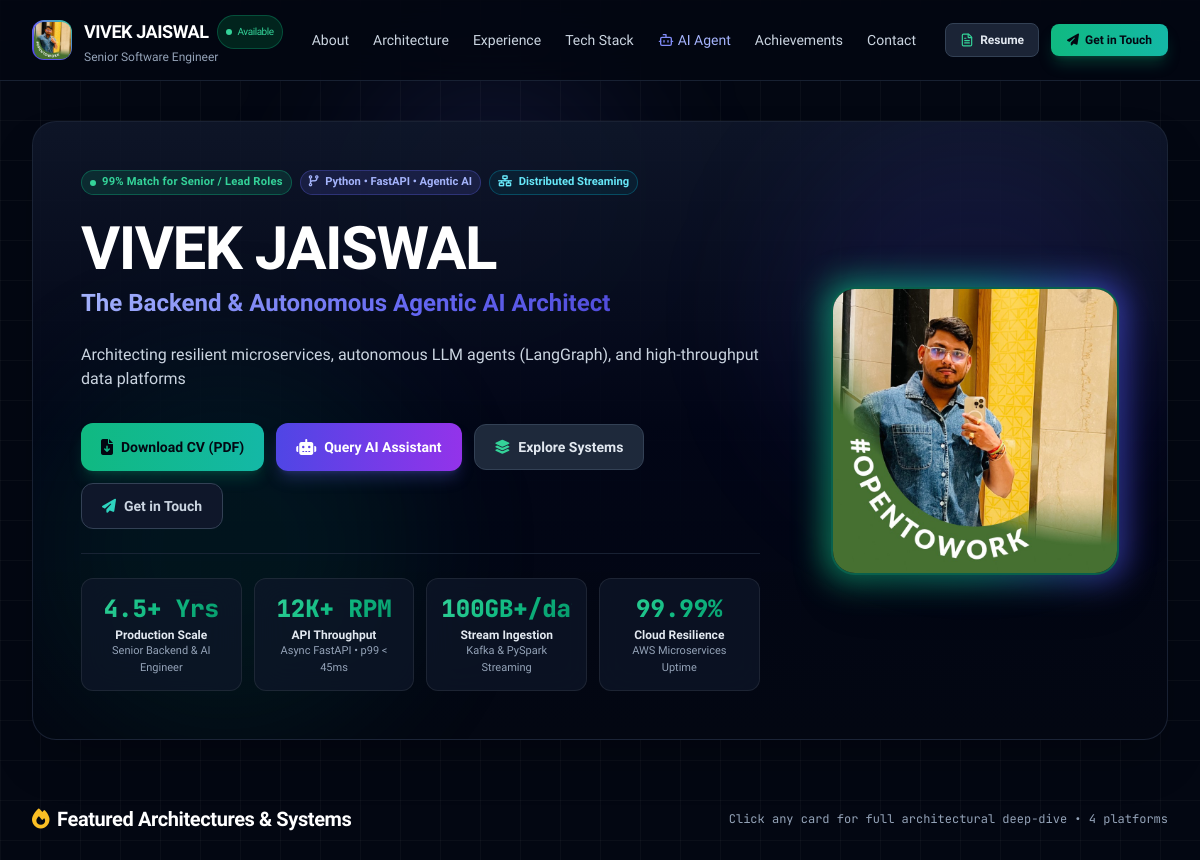
Before: / (upper part) with the older database file.
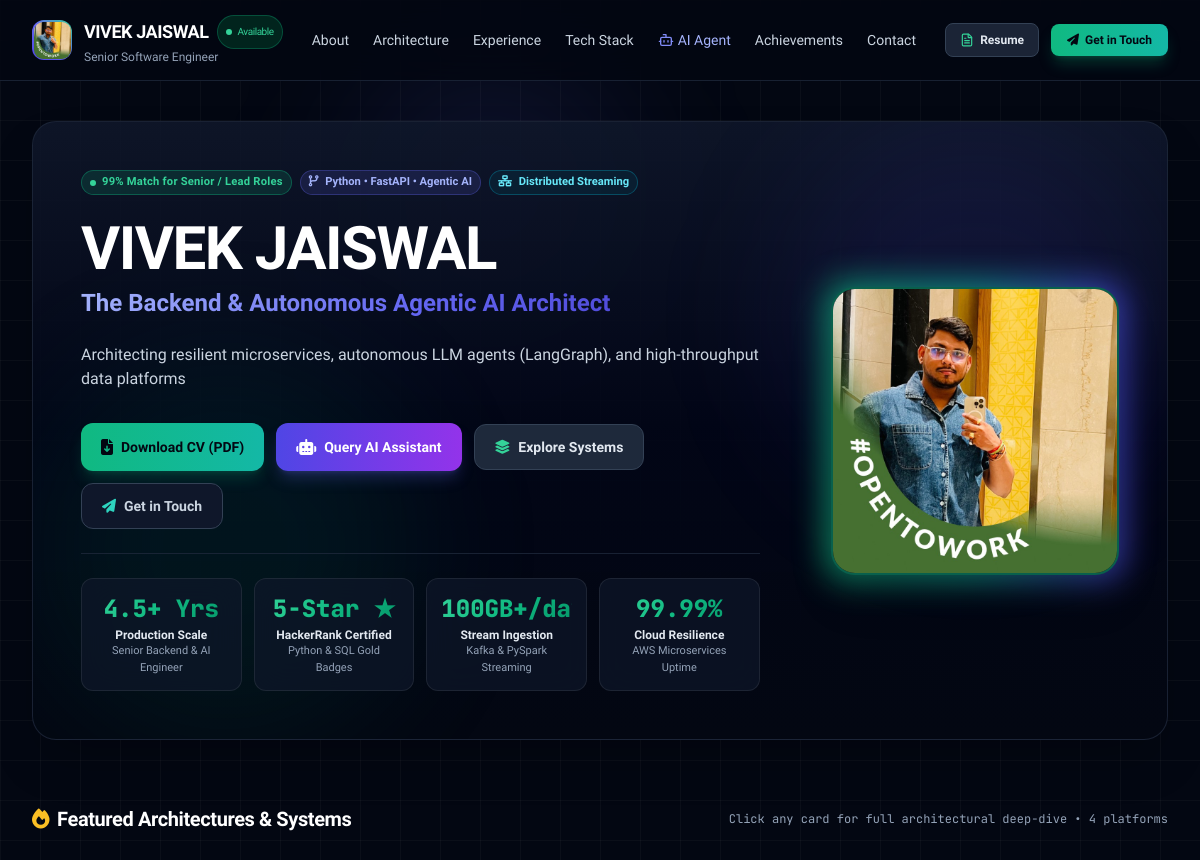
After: the same page with the newer database file.
### app/models/profile.py (models this page shows)
class Profile(Base):
    __tablename__ = "profiles"
    id = Column(Integer, primary_key=True, index=True)
    full_name = Column(String(100), nullable=False)
    headline = Column(String(255), nullable=False)
    sub_headline = Column(String(255), nullable=True)
    email = Column(String(100), nullable=False)
    phone = Column(String(50), nullable=False)
    location = Column(String(150), nullable=False)
    linkedin_url = Column(String(255), nullable=False)
    github_url = Column(String(255), nullable=True)
    job_objective = Column(Text, nullable=False)
    profile_summary_1 = Column(Text, nullable=False)
    profile_summary_2 = Column(Text, nullable=False)
    years_of_experience = Column(Float, default=4.5)
    is_available = Column(Boolean, default=True)
    status_text = Column(String(150), default="Available for Senior / Lead Roles")
    avatar_url = Column(String(255), default="/static/img/vivek_profile.jpg")
    resume_filename = Column(String(255), default="Vivek_Jaiswal_Resume.pdf")
    resume_updated_at = Column(String(50), default="Recently Uploaded")
    footer_tagline = Column(String(255), default="Engineered with FastAPI, SQLAlchemy 2.0 & Production Microservices. Designed for high throughput & reliability.")

class MetricStat(Base):
    __tablename__ = "metric_stats"
    id = Column(Integer, primary_key=True, index=True)
    label = Column(String(100), nullable=False)
    value = Column(String(50), nullable=False)
    subtext = Column(String(150), nullable=True)
    icon = Column(String(50), default="activity")
    display_order = Column(Integer, default=0)

### app/main.py (the view)
@app.get("/", response_class=HTMLResponse, tags=["Web App"])
async def render_portfolio(request: Request, db: Session = Depends(get_db)):
    context = PortfolioService.get_portfolio_context(db)
    context["request"] = request
    context["settings"] = settings
    return templates.TemplateResponse(request=request, name="index.html", context=context)

### app/templates/index.html (shortened to what this page needs)
{% extends "base.html" %}
{% block content %}
<div class="max-w-7xl mx-auto px-4 sm:px-6 lg:px-8 py-6 sm:py-10 space-y-12 sm:space-y-16">
    <header id="about" class="relative scroll-mt-24 rounded-3xl p-6 sm:p-10 lg:p-12 overflow-hidden border border-slate-800/80 bg-gradient-to-b from-slate-900/90 via-slate-950/90 to-dark-950 shadow-2xl">
        <div class="absolute bottom-0 left-0 w-96 h-96 bg-emerald-600/10 rounded-full blur-3xl pointer-events-none"></div>
        <div class="relative z-10 grid grid-cols-1 lg:grid-cols-12 gap-8 lg:gap-10 items-center">
            <div class="lg:col-span-8 space-y-6">
                <div class="flex flex-wrap items-center gap-2">
                    <span class="match-badge flex items-center gap-1.5 font-semibold">
                        <span class="w-1.5 h-1.5 rounded-full bg-emerald-400 animate-ping"></span>
                        99% Match for Senior / Lead Roles
                    </span>
                    <a href="#architecture" class="genre-tag hover:border-indigo-400 hover:text-white transition">
                        <i class="fa-solid fa-code-branch mr-1"></i> Python &bull; FastAPI &bull; Agentic AI
                    </a>
                    <a href="#architecture" class="genre-tag text-cyan-300 border-cyan-500/30 bg-cyan-950/40 hover:border-cyan-400 hover:text-white transition">
                        <i class="fa-solid fa-network-wired mr-1"></i> Distributed Streaming
                    </a>
                </div>
                <div class="space-y-2">
                    <h1 class="text-3xl sm:text-5xl lg:text-6xl font-extrabold text-white tracking-tight leading-tight">
                        {{ profile.full_name }}
                    </h1>
                    <p class="text-lg sm:text-2xl font-bold gradient-text-indigo">
                        {{ profile.headline if profile and profile.headline else 'The Backend & Autonomous Agentic AI Architect' }}
                    </p>
                </div>
                <p class="text-sm sm:text-base text-slate-300 leading-relaxed max-w-3xl font-light">
                    {{ profile.sub_headline }}
                </p>
                <div class="flex flex-wrap items-center gap-3 pt-2">
                    <a href="/download-resume" class="px-5 py-3 rounded-xl font-bold text-xs sm:text-sm bg-gradient-to-r from-emerald-500 to-teal-500 hover:from-emerald-400 hover:to-teal-400 text-dark-950 shadow-lg shadow-emerald-500/20 transition flex items-center gap-2">
                        <i class="fa-solid fa-file-arrow-down text-base"></i>
                        <span>Download CV (PDF)</span>
                    </a>
                    <a href="#ai-assistant" class="px-5 py-3 rounded-xl font-bold text-xs sm:text-sm bg-gradient-to-r from-indigo-600 to-purple-600 hover:from-indigo-500 hover:to-purple-500 text-white shadow-lg shadow-indigo-500/25 transition flex items-center gap-2">
                        <i class="fa-solid fa-robot text-base"></i>
                        <span>Query AI Assistant</span>
                    </a>
                    <a href="#architecture" class="px-5 py-3 rounded-xl font-semibold text-xs sm:text-sm bg-slate-800 hover:bg-slate-700 text-slate-200 border border-slate-700 transition flex items-center gap-2">
                        <i class="fa-solid fa-layer-group text-emerald-400"></i>
                        <span>Explore Systems</span>
                    </a>
                    <a href="#contact" class="px-5 py-3 rounded-xl font-semibold text-xs sm:text-sm bg-slate-900 hover:bg-slate-800 text-slate-300 border border-slate-700 transition flex items-center gap-2">
                        <i class="fa-solid fa-paper-plane text-teal-400"></i>
                        <span>Get in Touch</span>
                    </a>
                </div>
                <div class="grid grid-cols-2 sm:grid-cols-4 gap-3 pt-6 border-t border-slate-800/80">
                    {% for metric in metrics %}
                    <div class="glass-panel rounded-xl p-3.5 text-center">
                        <div class="text-xl sm:text-2xl font-extrabold font-mono gradient-text-emerald">
                            {{ metric.value }}
                        </div>
                        <div class="text-xs font-semibold text-slate-200 mt-0.5">{{ metric.label }}</div>
                        <div class="text-[11px] text-slate-400">{{ metric.subtext }}</div>
                    </div>
                    {% endfor %}
                </div>
            </div>
            <div class="lg:col-span-4 flex flex-col items-center justify-center lg:items-end">
                <div class="relative group">
                    <div class="relative w-60 h-60 sm:w-72 sm:h-72 rounded-2xl sm:rounded-3xl overflow-hidden border-2 border-emerald-500/50 bg-slate-950 shadow-2xl">
                        <img src="{{ profile.avatar_url or '/static/img/vivek_profile.jpg' }}" alt="{{ profile.full_name }}" class="w-full h-full object-cover object-center group-hover:scale-105 transition duration-500" loading="eager">
                    </div>
                </div>
            </div>
        </div>
    </header>
    <section class="content-row scroll-mt-24" id="architecture">
        <div class="row-header">
            <h2 class="row-title">
                <i class="fa-solid fa-fire text-amber-400"></i> Featured Architectures & Systems
            </h2>
            <span class="text-xs font-mono text-slate-400 hidden sm:inline">Click any card for full architectural deep-dive &bull; {{ projects|length }} platforms</span>
        </div>
        <div class="row-container">
            <div class="cards-container" id="projects-cards-container">
            </div>
        </div>
    </section>
</div>
{% endblock %}

### app/templates/base.html (shortened to what this page needs)
<!DOCTYPE html>
<html lang="en" class="scroll-smooth">
<head>
    <script src="https://cdn.tailwindcss.com"></script>
    <link rel="stylesheet" href="https://cdnjs.cloudflare.com/ajax/libs/font-awesome/6.5.1/css/all.min.css">
    <link rel="stylesheet" href="/static/css/custom.css">
</head>
<body class="bg-dark-950 text-slate-100 cyber-grid min-h-screen flex flex-col antialiased selection:bg-indigo-500 selection:text-white">
    <div class="fixed top-0 left-1/4 w-96 h-96 glow-indigo pointer-events-none -z-10 rounded-full blur-3xl"></div>
    <header class="sticky top-0 z-50 glass-nav border-b border-slate-800/80">
        <div class="max-w-7xl mx-auto px-4 sm:px-6 lg:px-8 h-20 flex items-center justify-between">
            <a href="/" class="flex items-center space-x-3 group">
                <div class="w-10 h-10 rounded-xl bg-gradient-to-tr from-indigo-600 via-indigo-500 to-emerald-400 p-[1.5px] transition-transform group-hover:scale-105 overflow-hidden">
                    {% if profile.avatar_url %}
                    <img src="{{ profile.avatar_url }}" alt="{{ profile.full_name }}" class="w-full h-full object-cover rounded-[9px]">
                    {% else %}
                    <div class="w-full h-full bg-dark-950 rounded-[10px] flex items-center justify-center font-bold text-lg font-mono text-emerald-400">
                        VJ
                    </div>
                    {% endif %}
                </div>
                <div>
                    <div class="font-bold text-base sm:text-lg tracking-tight text-white flex items-center gap-2">
                        <span>{{ profile.full_name }}</span>
                        <span class="inline-flex items-center px-2 py-0.5 rounded-full text-[10px] font-medium bg-emerald-950/80 text-emerald-400 border border-emerald-500/30">
                            <span class="w-1.5 h-1.5 mr-1.5 rounded-full bg-emerald-400 animate-ping"></span>
                            Available
                        </span>
                    </div>
                    <div class="text-xs text-slate-400 hidden sm:block">Senior Software Engineer</div>
                </div>
            </a>
            <nav class="hidden lg:flex items-center space-x-6 text-sm font-medium text-slate-300">
                <a href="#about" class="hover:text-emerald-400 transition">About</a>
                <a href="#architecture" class="hover:text-emerald-400 transition">Architecture</a>
                <a href="#experience" class="hover:text-emerald-400 transition">Experience</a>
                <a href="#skills" class="hover:text-emerald-400 transition">Tech Stack</a>
                <a href="#ai-assistant" class="hover:text-emerald-400 transition flex items-center gap-1 text-indigo-300">
                    <i data-lucide="bot" class="w-4 h-4 text-indigo-400"></i> AI Agent
                </a>
                <a href="#achievements" class="hover:text-emerald-400 transition">Achievements</a>
                <a href="#contact" class="hover:text-emerald-400 transition">Contact</a>
            </nav>
            <div class="hidden sm:flex items-center space-x-3">
                <a href="/download-resume" class="inline-flex items-center space-x-1.5 px-3.5 py-2 rounded-lg text-xs font-semibold bg-slate-800/90 hover:bg-slate-700 text-slate-200 border border-slate-700 hover:border-emerald-500/40 transition">
                    <i data-lucide="file-text" class="w-3.5 h-3.5 text-emerald-400"></i>
                    <span>Resume</span>
                </a>
                <a href="#contact" class="inline-flex items-center space-x-1.5 px-4 py-2 rounded-lg text-xs font-semibold bg-gradient-to-r from-emerald-500 to-teal-500 hover:from-emerald-400 hover:to-teal-400 text-dark-950 font-bold shadow-lg shadow-emerald-500/25 transition">
                    <i class="fa-solid fa-paper-plane text-xs"></i>
                    <span>Get in Touch</span>
                </a>
            </div>
        </div>
    </header>
    <main class="flex-grow">
        {% block content %}{% endblock %}
    </main>
</body>
</html>

### app/static/css/custom.css (style rules this page uses)
:root { --font-sans: 'Plus Jakarta Sans', -apple-system, BlinkMacSystemFont, 'Segoe UI', Roboto, sans-serif; --font-mono: 'JetBrains Mono', monospace; }
body { font-family: var(--font-sans); background-color: #030712; color: #f3f4f6; overflow-x: hidden; }
.cyber-grid { background-size: 40px 40px; background-image: linear-gradient(to right, rgba(255, 255, 255, 0.03) 1px, transparent 1px), linear-gradient(to bottom, rgba(255, 255, 255, 0.03) 1px, transparent 1px); }
.glow-indigo { background: radial-gradient(circle, rgba(99, 102, 241, 0.18) 0%, rgba(99, 102, 241, 0) 70%); }
.glass-panel { background: rgba(15, 23, 42, 0.7); backdrop-filter: blur(16px); -webkit-backdrop-filter: blur(16px); border: 1px solid rgba(255, 255, 255, 0.08); }
.glass-nav { background: rgba(3, 7, 18, 0.82); backdrop-filter: blur(20px); -webkit-backdrop-filter: blur(20px); border-bottom: 1px solid rgba(255, 255, 255, 0.07); }
.font-mono { font-family: var(--font-mono); }
.gradient-text-emerald { background: linear-gradient(135deg, #34d399 0%, #10b981 50%, #059669 100%); -webkit-background-clip: text; -webkit-text-fill-color: transparent; }
.gradient-text-indigo { background: linear-gradient(135deg, #a5b4fc 0%, #6366f1 50%, #4338ca 100%); -webkit-background-clip: text; -webkit-text-fill-color: transparent; }
.content-row { position: relative; margin-bottom: 3.5rem; }
.row-header { display: flex; align-items: center; justify-content: space-between; margin-bottom: 1.25rem; }
.row-title { font-size: 1.25rem; font-weight: 700; color: #ffffff; display: flex; align-items: center; gap: 0.5rem; letter-spacing: -0.02em; }
.row-container { position: relative; display: flex; align-items: center; }
.cards-container { display: flex; gap: 1.25rem; overflow-x: auto; scroll-behavior: smooth; scroll-snap-type: x mandatory; padding: 0.5rem 0.25rem 1.5rem 0.25rem; width: 100%; -webkit-overflow-scrolling: touch; scrollbar-width: none; -ms-overflow-style: none; }
.match-badge { background: rgba(16, 185, 129, 0.15); color: #34d399; border: 1px solid rgba(16, 185, 129, 0.35); font-size: 0.7rem; font-weight: 700; padding: 0.2rem 0.5rem; border-radius: 9999px; letter-spacing: 0.02em; }
.genre-tag { background: rgba(99, 102, 241, 0.15); color: #a5b4fc; border: 1px solid rgba(99, 102, 241, 0.3); font-size: 0.7rem; font-weight: 600; padding: 0.2rem 0.5rem; border-radius: 9999px; }

Changed rows visible on the page:
removed MetricStat: value "12K+ RPM", label "API Throughput", subtext "Async FastAPI • p99 < 45ms"
added MetricStat: value "5-Star ★", label "HackerRank Certified", subtext "Python & SQL Gold Badges"
